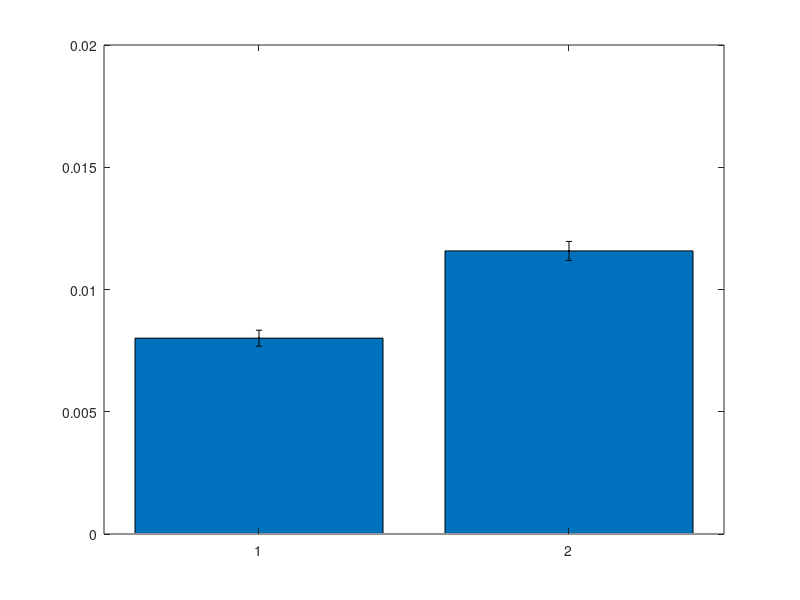
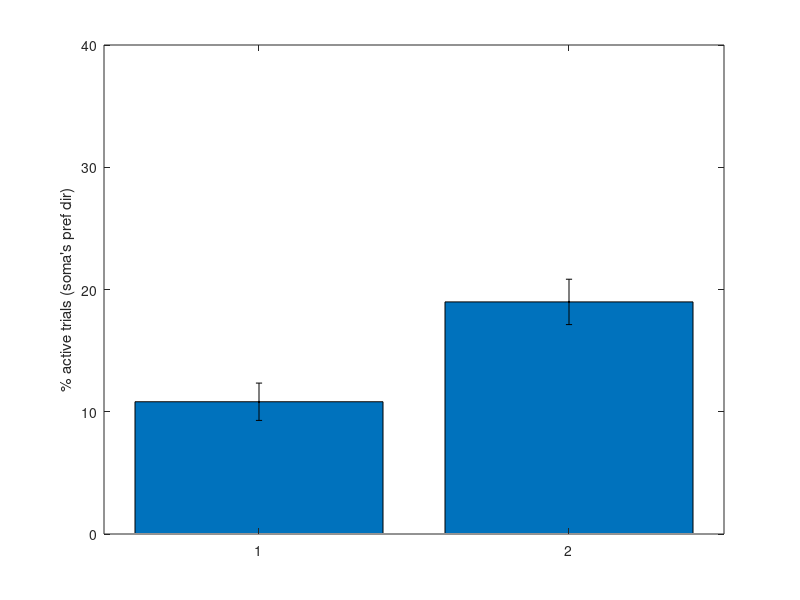

Here is the MATLAB script that generated these plots, in order: (Note: this script raises an error after producing the figures.)
%% Figure 7
% Panel D (left): Plot the spine activity of pooled experimental data
% Panel E (left): plot the trial amp correlation of responsive spine pairs vs spine pair
% distance
% Panel F: Plot the delta mean corr between spine pairs by distance for
% experimental data and simulation data
%% Panel D (left): Plot the spine activity of pooled experimental data
load('ca_event_rate_retained_lost_added.mat')
data_retain = [data_feature_retained{1};data_feature_retained{3}];
data_lost = [data_feature_not_retained{1};data_feature_not_retained{3}];

figure
bar([mean(data_lost), mean(data_retain)]); hold on;
errorbar([mean(data_lost), mean(data_retain)],[std(data_lost)/sqrt(length(data_lost)), std(data_retain)/sqrt(length(data_retain))], '.k'); hold on;
ylim([0,0.02])
ranksum(data_lost,data_retain)
%% Panel E (left): Plot the fraction of spines active at soma's preferred direction for pooled experimental data
load('active_trials_retained_lost_added.mat')

data_retain = [data_feature_retained{1};data_feature_retained{3}];
data_lost = [data_feature_not_retained{1};data_feature_not_retained{3}];

figure

bar([mean(data_lost), mean(data_retain)]); hold on;
errorbar([mean(data_lost), mean(data_retain)],[std(data_lost)/sqrt(length(data_lost)), std(data_retain)/sqrt(length(data_retain))], '.k'); hold on;
set(gcf, 'Position',[191,408,98,141]);
ylim([0,40])
ylabel('% active trials (soma''s pref dir)')
ranksum(data_lost,data_retain)
%% Panel F: load expiremental data and simulation data 

% get shuffled correlations for corrs_aft in model
load('correlation_analysis.mat', 'all_resps_dists_by_session'); %experimental data 
load('pair_dists_corrs_correct.mat') %simulation data
load('pair_precisedists_corrs.mat', 'precise_dists') %simulation data

%% Panel F: Get delta mean corr per distance for experimental data (D10-D1) and simulation data (post-pre)
bins = [0:5:20];
dists_by_days = all_resps_dists_by_session.binoc;
corrs_by_days = all_resp_corrs_by_session.binoc;

[all_mean_grids] = compare_model_data_delta_corr(corrs_by_days,dists_by_days, bins);

data_delta_corrs_d1_d10 = (all_mean_grids(3,:)-all_mean_grids(1,:));

[all_mean_grids_model] = compare_model_data_delta_corr({corrs_bef,corrs_aft},{precise_dists,precise_dists}, bins);
model_delta_corrs_pre_post = all_mean_grids_model(2,:)-all_mean_grids_model(1,:);

%% Panel F: Plot delta mean corr per distance for experimental and simulation data
figure
yyaxis left
plot(bins(2:end), model_delta_corrs_pre_post), hold on;
ylabel('\Delta mean corr: post-pre model')
yyaxis right
scatter(bins(2:end),data_delta_corrs_d1_d10, 'k', 'filled')
ylim([0,0.12])
xlim([4,21])
xlabel('spine pair distance')

